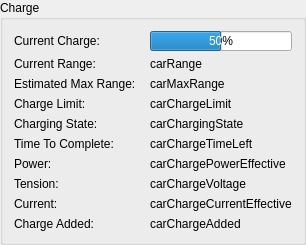
              <widget class="QGroupBox" name="groupBox_5">
               <property name="sizePolicy">
                <sizepolicy hsizetype="Preferred" vsizetype="Minimum">
                 <horstretch>0</horstretch>
                 <verstretch>0</verstretch>
                </sizepolicy>
               </property>
               <property name="title">
                <string>Charge</string>
               </property>
               <layout class="QFormLayout" name="formLayout_8">
                <item row="0" column="0">
                 <widget class="QLabel" name="label_10">
                  <property name="minimumSize">
                   <size>
                    <width>130</width>
                    <height>0</height>
                   </size>
                  </property>
                  <property name="text">
                   <string>Current Charge:</string>
                  </property>
                 </widget>
                </item>
                <item row="0" column="1">
                 <widget class="QProgressBar" name="carChargeLevel">
                  <property name="maximumSize">
                   <size>
                    <width>150</width>
                    <height>20</height>
                   </size>
                  </property>
                  <property name="value">
                   <number>50</number>
                  </property>
                  <property name="textVisible">
                   <bool>true</bool>
                  </property>
                  <property name="jsonAttribute" stdset="0">
                   <string notr="true">charge_state.battery_level</string>
                  </property>
                  <property name="valueAdapter" stdset="0">
                   <string notr="true">qt_progress_bar</string>
                  </property>
                  <property name="targetProperty" stdset="0">
                   <string notr="true">value</string>
                  </property>
                 </widget>
                </item>
                <item row="1" column="0">
                 <widget class="QLabel" name="label_11">
                  <property name="minimumSize">
                   <size>
                    <width>130</width>
                    <height>0</height>
                   </size>
                  </property>
                  <property name="text">
                   <string>Current Range:</string>
                  </property>
                 </widget>
                </item>
                <item row="1" column="1">
                 <widget class="QLabel" name="carRange">
                  <property name="text">
                   <string>carRange</string>
                  </property>
                  <property name="jsonAttribute" stdset="0">
                   <string notr="true">charge_state.battery_range</string>
                  </property>
                  <property name="valueAdapter" stdset="0">
                   <string notr="true">qt_json_attribute</string>
                  </property>
                  <property name="units" stdset="0">
                   <string notr="true">distance_units</string>
                  </property>
                  <property name="conversion" stdset="0">
                   <string notr="true">distance_conversion</string>
                  </property>
                  <property name="round" stdset="0">
                   <number>2</number>
                  </property>
                 </widget>
                </item>
                <item row="2" column="0">
                 <widget class="QLabel" name="label_22">
                  <property name="minimumSize">
                   <size>
                    <width>130</width>
                    <height>0</height>
                   </size>
                  </property>
                  <property name="text">
                   <string>Estimated Max Range:</string>
                  </property>
                 </widget>
                </item>
                <item row="2" column="1">
                 <widget class="QLabel" name="carMaxRange">
                  <property name="text">
                   <string>carMaxRange</string>
                  </property>
                  <property name="valueAdapter" stdset="0">
                   <string notr="true">qt_max_range</string>
                  </property>
                  <property name="units" stdset="0">
                   <string notr="true">distance_units</string>
                  </property>
                  <property name="conversion" stdset="0">
                   <string notr="true">distance_conversion</string>
                  </property>
                  <property name="round" stdset="0">
                   <number>2</number>
                  </property>
                 </widget>
                </item>
                <item row="3" column="0">
                 <widget class="QLabel" name="label_12">
                  <property name="minimumSize">
                   <size>
                    <width>130</width>
                    <height>0</height>
                   </size>
                  </property>
                  <property name="text">
                   <string>Charge Limit:</string>
                  </property>
                 </widget>
                </item>
                <item row="3" column="1">
                 <widget class="QLabel" name="carChargeLimit">
                  <property name="text">
                   <string>carChargeLimit</string>
                  </property>
                  <property name="jsonAttribute" stdset="0">
                   <string notr="true">charge_state.charge_limit_soc</string>
                  </property>
                  <property name="valueAdapter" stdset="0">
                   <string notr="true">qt_json_attribute</string>
                  </property>
                  <property name="units" stdset="0">
                   <string notr="true">%</string>
                  </property>
                 </widget>
                </item>
                <item row="9" column="0">
                 <widget class="QLabel" name="label_26">
                  <property name="minimumSize">
                   <size>
                    <width>130</width>
                    <height>0</height>
                   </size>
                  </property>
                  <property name="text">
                   <string>Tension:</string>
                  </property>
                 </widget>
                </item>
                <item row="9" column="1">
                 <widget class="QLabel" name="carChargeVoltage">
                  <property name="text">
                   <string>carChargeVoltage</string>
                  </property>
                  <property name="jsonAttribute" stdset="0">
                   <string notr="true">none</string>
                  </property>
                  <property name="valueAdapter" stdset="0">
                   <string notr="true">charge_tension</string>
                  </property>
                  <property name="units" stdset="0">
                   <string notr="true">V</string>
                  </property>
                 </widget>
                </item>
                <item row="7" column="0">
                 <widget class="QLabel" name="label_14">
                  <property name="minimumSize">
                   <size>
                    <width>130</width>
                    <height>0</height>
                   </size>
                  </property>
                  <property name="text">
                   <string>Power:</string>
                  </property>
                 </widget>
                </item>
                <item row="7" column="1">
                 <widget class="QLabel" name="carChargePowerEffective">
                  <property name="text">
                   <string>carChargePowerEffective</string>
                  </property>
                  <property name="valueAdapter" stdset="0">
                   <string notr="true">charge_power</string>
                  </property>
                  <property name="units" stdset="0">
                   <string notr="true">kW</string>
                  </property>
                 </widget>
                </item>
                <item row="4" column="0">
                 <widget class="QLabel" name="label_13">
                  <property name="minimumSize">
                   <size>
                    <width>130</width>
                    <height>0</height>
                   </size>
                  </property>
                  <property name="text">
                   <string>Charging State:</string>
                  </property>
                 </widget>
                </item>
                <item row="4" column="1">
                 <widget class="QLabel" name="carChargingState">
                  <property name="text">
                   <string>carChargingState</string>
                  </property>
                  <property name="jsonAttribute" stdset="0">
                   <string notr="true">charge_state.charging_state</string>
                  </property>
                  <property name="valueAdapter" stdset="0">
                   <string notr="true">qt_json_attribute</string>
                  </property>
                 </widget>
                </item>
                <item row="15" column="0">
                 <widget class="QLabel" name="label_18">
                  <property name="minimumSize">
                   <size>
                    <width>130</width>
                    <height>0</height>
                   </size>
                  </property>
                  <property name="text">
                   <string>Charge Added:</string>
                  </property>
                 </widget>
                </item>
                <item row="15" column="1">
                 <widget class="QLabel" name="carChargeAdded">
                  <property name="text">
                   <string>carChargeAdded</string>
                  </property>
                  <property name="valueAdapter" stdset="0">
                   <string notr="true">charge_added</string>
                  </property>
                  <property name="units" stdset="0">
                   <string notr="true">kWh</string>
                  </property>
                 </widget>
                </item>
                <item row="13" column="0">
                 <widget class="QLabel" name="label_46">
                  <property name="text">
                   <string>Current:</string>
                  </property>
                 </widget>
                </item>
                <item row="13" column="1">
                 <widget class="QLabel" name="carChargeCurrentEffective">
                  <property name="text">
                   <string>carChargeCurrentEffective</string>
                  </property>
                  <property name="valueAdapter" stdset="0">
                   <string notr="true">charge_current</string>
                  </property>
                  <property name="units" stdset="0">
                   <string notr="true">A</string>
                  </property>
                 </widget>
                </item>
                <item row="5" column="0">
                 <widget class="QLabel" name="label_45">
                  <property name="text">
                   <string>Time To Complete:</string>
                  </property>
                 </widget>
                </item>
                <item row="5" column="1">
                 <widget class="QLabel" name="carChargeTimeLeft">
                  <property name="text">
                   <string>carChargeTimeLeft</string>
                  </property>
                  <property name="valueAdapter" stdset="0">
                   <string notr="true">charge_time_left</string>
                  </property>
                  <property name="conversion" stdset="0">
                   <string notr="true">to_string</string>
                  </property>
                 </widget>
                </item>
               </layout>
              </widget>
